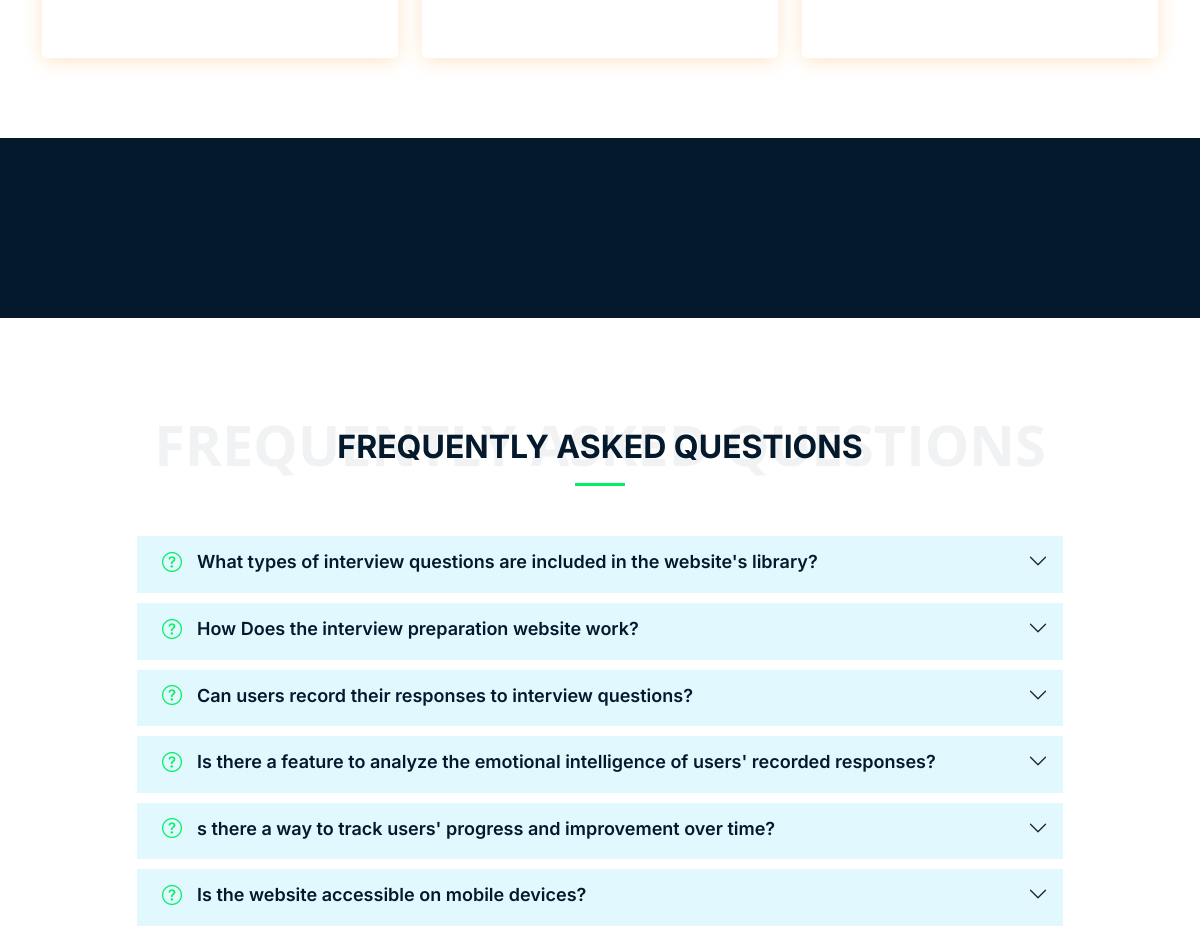
/ (middle part), run on an earlier commit of the app's database.
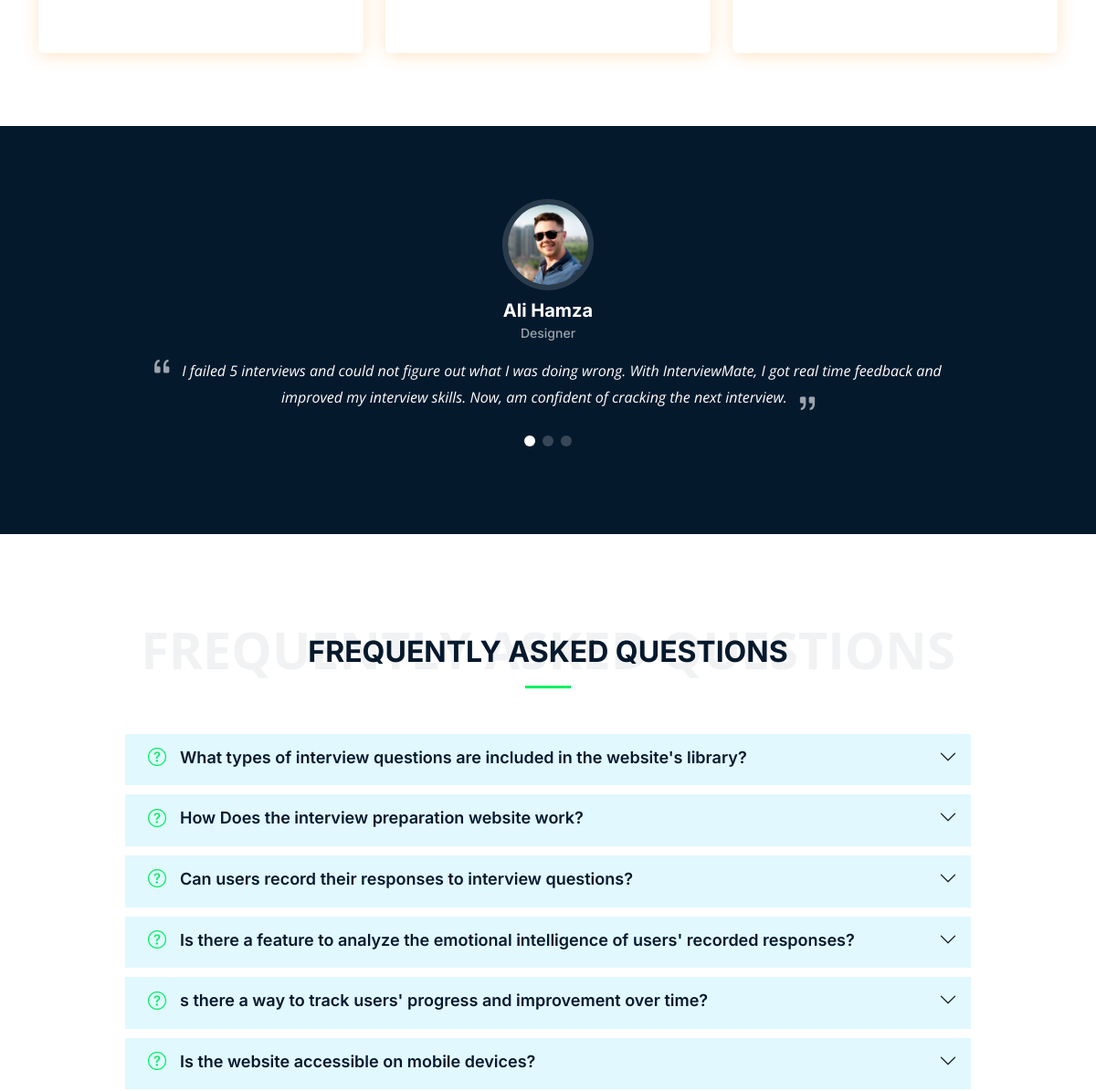
And on a later commit of the database.
### core/models.py (models this page shows, shortened)
class Faq(models.Model):
    question = models.CharField(max_length=200)
    answer = models.TextField(max_length=300)

class Testimonial(models.Model):
    name = models.CharField(max_length=200)
    image = models.ImageField(upload_to='testimonial/')
    designation = models.CharField(max_length=200)
    feedback = models.TextField()

### core/views.py (the view)
# urls.py: path('', IndexView.as_view(), name='index'),
class IndexView(View):
    def get(self, request):
        cards = Card.objects.all()
        faq = Faq.objects.all()
        testimonial = Testimonial.objects.all()
        context = {'cards': cards, 'faq': faq, 'testimonial': testimonial}
        return render(request, 'core/index.html', context)

### core/templates/core/index.html (shortened to what this page needs)
{% extends 'core/base.html' %}
{% load static %}
{% block About_Section %}
    <br><br>
{% endblock About_Section %}
{% block Pricing %}
  <br>
    <section id="pricing" class="pricing pt-0">
      <div class="container aos-init aos-animate" data-aos="fade-up">
        <div class="row gy-4">
          <div class="col-lg-4 aos-init aos-animate" data-aos="fade-up" data-aos-delay="100">
            <div class="pricing-item">
            </div>
          </div>
          <div class="col-lg-4 aos-init aos-animate" data-aos="fade-up" data-aos-delay="200">
            <div class="pricing-item featured"><h3>Business Plan</h3>
            </div>
          </div>
          <div class="col-lg-4 aos-init aos-animate" data-aos="fade-up" data-aos-delay="300"><div class="pricing-item">
            </div>
          </div>
        </div>
      </div>
    </section>
{% endblock Pricing %}
{% block Testimonial %}
  <section id="testimonials" class="testimonials">
    <div class="container">
      <div class="slides-1 swiper" data-aos="fade-up">
        <div class="swiper-wrapper">
          {% for testimonial in testimonial %}
          <div class="swiper-slide">
            <div class="testimonial-item">
              <img  src="{{ testimonial.image.url }}" class="testimonial-img" alt="">
              <h3>{{ testimonial.name }}</h3>
              <h4>{{ testimonial.designation }}</h4>
              <p>
                <i class="bi bi-quote quote-icon-left"></i>
                {{ testimonial.feedback }}
                <i class="bi bi-quote quote-icon-right"></i>
              </p>
            </div>
          </div>
          {% endfor %}
        </div>
        <div class="swiper-pagination"></div>
      </div>
    </div>
  </section>
{% endblock %}
{% block FAQ %}
    <section id="faq" class="faq">
      <div class="container" data-aos="fade-up">
        <div class="section-header">
          <h2>Frequently Asked Questions</h2>
        </div>
        <div class="row justify-content-center" data-aos="fade-up" data-aos-delay="200">
          <div class="col-lg-10">
            <div class="accordion accordion-flush" id="faqlist">
              {% for faq in faq %}
              <div class="accordion-item">
                <h3 class="accordion-header">
                  <button class="accordion-button collapsed" type="button" data-bs-toggle="collapse" data-bs-target="#faq-content-{{faq.id}}">
                    <i class="bi bi-question-circle question-icon"></i>
                    {{faq.question}}
                  </button>
                </h3>
              </div>
              {% endfor %}
            </div>
          </div>
        </div>
      </div>
    </section>
{% endblock  %}

### core/templates/core/base.html (shortened to what this page needs)
<!DOCTYPE html>
{% load static %}
<html lang="en">
<head>
  <link href="{% static "core/VisitorAssets/vendor/bootstrap/css/bootstrap.min.css" %}" rel="stylesheet">
  <link href="{% static "core/VisitorAssets/vendor/bootstrap-icons/bootstrap-icons.css" %}" rel="stylesheet">
  <link href="{% static "core/VisitorAssets/vendor/fontawesome-free/css/all.min.css" %}" rel="stylesheet">
  <link href="{% static "core/VisitorAssets/vendor/glightbox/css/glightbox.min.css" %}" rel="stylesheet">
  <link href="{% static "core/VisitorAssets/vendor/swiper/swiper-bundle.min.css" %}" rel="stylesheet">
  <link href="{% static "core/VisitorAssets/vendor/aos/aos.css" %}" rel="stylesheet">
  <link href="{% static "core/VisitorAssets/css/main.css" %}" rel="stylesheet">
</head>
<body>
{% block About_Section %}{% endblock About_Section %}
{% block Pricing %}{% endblock Pricing %}
{% block Testimonial %}{% endblock Testimonial %}
{% block FAQ %}{% endblock FAQ %}
</body>
</html>

### core/static/core/VisitorAssets/css/main.css (style rules this page uses)
:root { --font-default: "Open Sans", system-ui, -apple-system, "Segoe UI", Roboto, "Helvetica Neue",'MOKOTO', Arial, "Noto Sans", "Liberation Sans", sans-serif, "Apple Color Emoji", "Segoe UI Emoji", "Segoe UI Symbol", "Noto Color Emoji"; --font-primary: "Inter", sans-serif; --font-secondary: "Poppins", sans-serif; }
:root { --color-default: #05192D; --color-primary: #03EF62; --color-secondary: #05192D; }
:root { scroll-behavior: smooth; }
body { font-family: var(--font-default); color: var(--color-default); }
h1, h2, h3, h4, h5, h6 { font-family: var(--font-primary); }
section { padding: 80px 0; overflow: hidden; }
.section-header { text-align: center; padding: 30px 0; position: relative; }
.section-header h2 { font-size: 32px; font-weight: 700; text-transform: uppercase; margin-bottom: 20px; padding-bottom: 0; color: #05192D; position: relative; z-index: 2; margin-bottom: 20px; padding-bottom: 20px; position: relative; }
.section-header h2:after { content: ""; position: absolute; display: block; width: 50px; height: 3px; background: var(--color-primary); left: 0; right: 0; bottom: 0; margin: auto; }
.pricing .pricing-item { padding: 60px 40px; box-shadow: 0 3px 20px -2px #ff921e4c; background: #06befc00; height: 100%; border-top: 4px solid #06BDFC; border-radius: 5px; }
.pricing .featured { border-top-color: var(--color-primary); }
.faq { padding-top: 80px; }
.faq .accordion-item { border: 0; margin-bottom: 10px; }
.faq .accordion-button { padding: 15px 30px 20px 60px; font-weight: 600; border: 0; font-size: 18px; color: var(--color-default); text-align: left; background: #06befc1e; border-radius: 5px; }
.faq .question-icon { position: absolute; top: 14px; left: 25px; font-size: 20px; color: var(--color-primary); }
.faq .accordion-button:after { position: absolute; right: 15px; top: 15px; }
.testimonials { padding: 80px 0; background: url("../img/testimonials-bg.jpg") no-repeat; background-position: center center; background-size: cover; position: relative; }
.testimonials::before { content: ""; position: absolute; inset: 0; background: #05192D; }
.testimonials .testimonial-item { text-align: center; color: #fff; }
.testimonials .testimonial-item .testimonial-img { width: 100px; border-radius: 50%; border: 6px solid rgba(255, 255, 255, 0.15); margin: 0 auto; }
.testimonials .testimonial-item h3 { font-size: 20px; font-weight: bold; margin: 10px 0 5px 0; color: #fff; }
.testimonials .testimonial-item h4 { font-size: 14px; color: rgba(255, 255, 255, 0.6); margin: 0 0 15px 0; }
.testimonials .testimonial-item .quote-icon-left, .testimonials .testimonial-item .quote-icon-right { color: rgba(255, 255, 255, 0.6); font-size: 26px; line-height: 0; }
.testimonials .testimonial-item .quote-icon-left { display: inline-block; left: -5px; position: relative; }
.testimonials .testimonial-item .quote-icon-right { display: inline-block; right: -5px; position: relative; top: 10px; transform: scale(-1, -1); }
.testimonials .testimonial-item p { font-style: italic; margin: 0 auto 15px auto; }
.testimonials .swiper-pagination { margin-top: 20px; position: relative; }
@media (min-width: 992px) { .testimonials .testimonial-item p { width: 80%; } }

What changed in the data, as far as the page shows it:
added Testimonial: image (picture), name "Ali Hamza", designation "Designer", feedback "I failed 5 interviews and could not figure out what I was doing wrong. With InterviewMate, I got real time feedback and improved my interview skills. Now, am confident of cracking the next interview."
